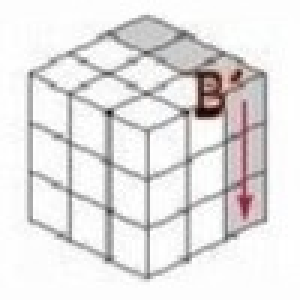
//> input picture imgs/B'.jpg, 100 x 100 px, given in place of the camera (shown 3 times larger)
$ ./main 3   (built with g++ and OpenCV 4)
//> lines starting //> are read from the running program, lines starting //| are printed output that depends on the picture; after the words box and inside, x2 and y2 are one past the last pixel; in counts of white or black regions, pixels touching at a corner belong together
### cppkociemba/include/cache_manager.h
#ifndef __PRUNETABLE_HELPERS_H__
#define __PRUNETABLE_HELPERS_H__

#include <iostream>
#include <fstream>
#include <filesystem>

bool read_cache(const std::filesystem::path &cache_dir, const std::filesystem::path &name, void *ptr, std::size_t len);
void write_cache(const std::filesystem::path &cache_dir, const std::filesystem::path &name, void *ptr, std::size_t len);

#endif

### cppkociemba/include/cubestate.h
#ifndef __CUBESTATE_H__
#define __CUBESTATE_H__

#include <iostream>

#include "cube.h"

using namespace cube;

struct CubeState
{
    Corner cornersPermutation[8] = {URF, UFL, ULB, UBR, DFR, DLF, DBL, DRB};
    char cornersOrientation[8] = {0, 0, 0, 0, 0, 0, 0, 0};
    Edge edgesPermutation[12] = {UR, UF, UL, UB, DR, DF, DL, DB, FR, FL, BL, BR};
    char edgesOrientation[12] = {0, 0, 0, 0, 0, 0, 0, 0, 0, 0, 0, 0};
};

// forward declaration
struct CubeFace;

CubeState *get_cubestate_after_move();

int Cnk(int n, int k);

template <typename T>
void rotate_left(T* arr, int l, int r);

template <typename T>
void rotate_right(T* arr, int l, int r);

CubeFace to_CubeFace(CubeState &state);

void corner_multiply(CubeState &lhs, CubeState &rhs);
void edge_multiply(CubeState &lhs, CubeState &rhs);
void multiply(CubeState &lhs, CubeState &rhs);

void inv_cubestate(CubeState &state, CubeState &c);

int get_twist(CubeState &state);
void set_twist(CubeState &state, int twist);

int get_flip(CubeState &state);
void set_flip(CubeState &state, int flip);

int corner_parity(CubeState &state);
int edge_parity(CubeState &state);

int get_FR_to_BR(CubeState &state);
void set_FR_to_BR(CubeState &state, int idx);

int get_URF_to_DLF(CubeState &state);
void set_URF_to_DLF(CubeState &state, int idx);

int get_UR_to_DF(CubeState &state);
void set_UR_to_DF(CubeState &state, int idx);

int get_UR_to_UL(CubeState &cubiecube);
void set_UR_to_UL(CubeState &cubiecube, int idx);
int get_UB_to_DF(CubeState &cubiecube);
void set_UB_to_DF(CubeState &cubiecube, int idx);
int get_URF_to_DLB(CubeState &cubiecube);
void set_URF_to_DLB(CubeState &cubiecube, int idx);
int get_UR_to_BR(CubeState &cubiecube);
void set_UR_to_BR(CubeState &cubiecube, int idx);

int verify(CubeState &state);

int get_UR_to_DF_standalone(int idx1, int idx2);

#endif

### cppkociemba/include/cubeface.h
#ifndef __CUBEFACE_H__
#define __CUBEFACE_H__

#include <iostream>
#include <array>
#include <memory>

#include "cube.h"

using namespace cube;

// Cube on the block level
struct CubeFace
{
    std::array<ColorFace, 54> block = {U, U, U, U, U, U, U, U, U,
                                       R, R, R, R, R, R, R, R, R,
                                       F, F, F, F, F, F, F, F, F,
                                       D, D, D, D, D, D, D, D, D,
                                       L, L, L, L, L, L, L, L, L,
                                       B, B, B, B, B, B, B, B, B};
};

// forward declaration
struct CubeState;

// Map the corner positions to block positions. cornerblock[URF.ordinal()][0] e.g. gives the position of the
// block in the URF corner position, which defines the orientation.<br>
// cornerblock[URF.ordinal()][1] and cornerblock[URF.ordinal()][2] give the position of the other two blocks
// of the URF corner (clockwise).
extern Block cornerBlock[8][3];

// Map the edge positions to block positions. edgeblock[UR.ordinal()][0] e.g. gives the position of the block in
// the UR edge position, which defines the orientation.<br>
// edgeblock[UR.ordinal()][1] gives the position of the other block
extern Block edgeBlock[12][2];

// Map the corner positions to block colors.
extern ColorFace cornerColor[8][3];

// Map the edge positions to block colors.
extern ColorFace edgeColor[12][2];

CubeFace string_to_cubeface(const std::string &cubeString);
std::string cubeface_to_string(const CubeFace &cubeface);
CubeState to_CubeState(const CubeFace &cubeface);

#endif

### cppkociemba/include/kociemba.h
#ifndef __SEARCH_H__
#define __SEARCH_H__

#include <iostream>
#include <vector>
#include <filesystem>

/**
 * Parses the solution string and returns a vector of individual moves.
 *
 * @param steps The solution string to parse.
 * @return A vector of strings representing individual moves.
 */
std::vector<std::string> parse_steps(const std::string &steps);

/**
 * Computes the solver string for a given cube.
 *
 * @param cubeString
 *          is the cube definition string, see {@link Facelet} for the format.
 *
 * @param maxDepth
 *          defines the maximal allowed maneuver length. For random cubes, a maxDepth of 21 usually will return a
 *          solution in less than 0.5 seconds. With a maxDepth of 20 it takes a few seconds on average to find a
 *          solution, but it may take much longer for specific cubes.
 *
 *@param timeOut
 *          defines the maximum computing time of the method in seconds. If it does not return with a solution, it returns with
 *          an error code.
 *
 * @param useSeparator
 *          determines if a " . " separates the phase1 and phase2 parts of the solver string like in F' R B R L2 F .
 *          U2 U D for example.<br>
 * @return The solution string.
 */
std::string kociemba(const std::string &cubeString, int maxDepth = 24, int timeOut = 1000, const std::filesystem::path &cache_dir  = "./cache");

#endif

### src/main.cpp
#include <iostream>
#include <vector>
#include <map>
#include <opencv2/opencv.hpp>

#include "kociemba.h"
#include "cube.h"

using namespace cube;

std::map<cube::Side, std::vector<cube::Color>> state = {
    {up, {white, white, white, white, white, white, white, white, white}},
    {right, {white, white, white, white, white, white, white, white, white}},
    {front, {white, white, white, white, white, white, white, white, white}},
    {down, {white, white, white, white, white, white, white, white, white}},
    {left, {white, white, white, white, white, white, white, white, white}},
    {back, {white, white, white, white, white, white, white, white, white}}};

std::map<cube::Color, cv::Scalar> color = {
    {red, cv::Scalar(0, 0, 255)},
    {orange, cv::Scalar(0, 128, 255)},
    {blue, cv::Scalar(255, 0, 0)},
    {green, cv::Scalar(0, 255, 0)},
    {white, cv::Scalar(255, 255, 255)},
    {yellow, cv::Scalar(0, 255, 255)},
};

std::map<cube::Side, std::vector<cv::Point>> stickers = {
    {cube::Side::main, {{200, 120}, {300, 120}, {400, 120}, {200, 220}, {300, 220}, {400, 220}, {200, 320}, {300, 320}, {400, 320}}},
    {current, {{20, 20}, {54, 20}, {88, 20}, {20, 54}, {54, 54}, {88, 54}, {20, 88}, {54, 88}, {88, 88}}},
    {preview, {{20, 130}, {54, 130}, {88, 130}, {20, 164}, {54, 164}, {88, 164}, {20, 198}, {54, 198}, {88, 198}}},
    {left, {{50, 280}, {94, 280}, {138, 280}, {50, 324}, {94, 324}, {138, 324}, {50, 368}, {94, 368}, {138, 368}}},
    {front, {{188, 280}, {232, 280}, {276, 280}, {188, 324}, {232, 324}, {276, 324}, {188, 368}, {232, 368}, {276, 368}}},
    {right, {{326, 280}, {370, 280}, {414, 280}, {326, 324}, {370, 324}, {414, 324}, {326, 368}, {370, 368}, {414, 368}}},
    {up, {{188, 128}, {232, 128}, {276, 128}, {188, 172}, {232, 172}, {276, 172}, {188, 216}, {232, 216}, {276, 216}}},
    {down, {{188, 434}, {232, 434}, {276, 434}, {188, 478}, {232, 478}, {276, 478}, {188, 522}, {232, 522}, {276, 522}}},
    {back, {{464, 280}, {508, 280}, {552, 280}, {464, 324}, {508, 324}, {552, 324}, {464, 368}, {508, 368}, {552, 368}}},
};

std::map<cube::Side, std::pair<std::pair<char, cv::Point>, std::tuple<char, cv::Scalar, cv::Point>>> textPoints = {
    {up, {{'U', {242, 202}}, {'W', {255, 255, 255}, {260, 208}}}},
    {right, {{'R', {380, 354}}, {'R', {0, 0, 255}, {398, 360}}}},
    {front, {{'F', {242, 354}}, {'G', {0, 255, 0}, {260, 360}}}},
    {down, {{'D', {242, 508}}, {'Y', {0, 255, 255}, {260, 514}}}},
    {left, {{'L', {104, 354}}, {'O', {0, 165, 255}, {122, 360}}}},
    {back, {{'B', {518, 354}}, {'B', {255, 0, 0}, {536, 360}}}},
};

// [16 lines left out: function color_detect, not called in this run]

void draw_stickers(cv::Mat &frame, std::map<Side, std::vector<cv::Point>> &stickers, Side name)
{
    for (auto &point : stickers[name])
    {
        cv::rectangle(frame, cv::Rect(point.x, point.y, 30, 30), cv::Scalar(255, 255, 255), 2);
    }
}

void draw_preview_stickers(cv::Mat &frame, std::map<Side, std::vector<cv::Point>> &stickers)
{
    auto stick = {Side::front, Side::back, Side::left, Side::right, Side::up, Side::down};
    for (auto &name : stick)
    {
        for (auto &point : stickers[name])
        {
            cv::rectangle(frame, cv::Rect(point.x, point.y, 40, 40), cv::Scalar(255, 255, 255), 2);
        }
    }
}

void text_on_preview_stickers(cv::Mat &frame)
{
    auto stick = {Side::front, Side::back, Side::left, Side::right, Side::up, Side::down};

    for (auto &face : stick)
    {
        for (int i = 0; i < 9; ++i)
        {
            cv::putText(frame, {textPoints[face].first.first}, textPoints[face].first.second, cv::FONT_HERSHEY_SIMPLEX, 1, {0, 0, 0}, 1, cv::LINE_AA);
            cv::putText(frame, {std::get<0>(textPoints[face].second)}, std::get<2>(textPoints[face].second), cv::FONT_HERSHEY_SIMPLEX, 0.5, std::get<1>(textPoints[face].second), 1, cv::LINE_AA);
        }
    }
}

void fill_stickers(cv::Mat &frame, std::map<Side, std::vector<cv::Point>> &stickers, std::map<Side, std::vector<Color>> &sides)
{
    for (auto &side : sides)
    {
        int num = 0;
        for (auto &point : stickers[side.first])
        {
            cv::rectangle(frame, cv::Rect(point.x, point.y, 40, 40), color[side.second[num]], -1);
            num++;
        }
    }
}

void precess_frame(cv::Mat &img, cv::Mat &preview, std::vector<Color> &current_state)
{
    std::vector<cv::Vec3b> hsv(9);
    cv::Mat frame;

    cv::cvtColor(img, frame, cv::COLOR_BGR2HSV);
    cv::blur(frame, frame, cv::Size(5, 5));

    draw_stickers(img, stickers, Side::main);
    draw_stickers(img, stickers, Side::current);
    draw_preview_stickers(preview, stickers);
    fill_stickers(preview, stickers, state);
    text_on_preview_stickers(preview);

    for (int i = 0; i < 9; ++i)
    {
        cv::Vec3i sum = cv::Vec3i(0, 0, 0);
        int spacing = 6;
        for (int dx = spacing; dx < 30; dx += spacing)
        {
            for (int dy = spacing; dy < 30; dy += spacing)
            {
                sum += cv::Vec3i(frame.at<cv::Vec3b>(stickers[Side::main][i] + cv::Point{dx, dy}));
            }
        }
        hsv[i] = cv::Vec3b(sum / std::pow(((30 / spacing) - 1), 2));
    }

    int a = 0;
    for (const auto &point : stickers[Side::current])
    {
        Color color_name = color_detect(hsv[a]);
        cv::rectangle(img, cv::Rect(point.x, point.y, 30, 30), color[color_name], -1);
        current_state.at(a++) = color_name;
    }
}

// [35 lines left out: functions load_images, concatenate_images, not called in this run]

int main(int argc, char **argv)
{
    int cameraIndex = 0;
    if (argc > 1)
    {
        cameraIndex = std::stoi(argv[1]);
    }
    cv::VideoCapture cap(cameraIndex);
    if (!cap.isOpened())
    {
        std::cerr << "Error: Unable to open camera" << std::endl;
        return 1;
    }
    cv::Mat img, frame, preview{cv::Mat::zeros(700, 700, CV_8UC3)};
    int check_state{0};

    while (true)
    {
        std::vector<cube::Color> current_state(9);

        cap >> img;
//> img is the input picture: 100 rows x 100 cols, CV_8UC3; mean B, G, R 226.6, 226.7, 228.6
        if (img.empty())
        {
            std::cerr << "Error: Unable to capture frame" << std::endl;
            break;
        }

        precess_frame(img, preview, current_state);
//> in precess_frame, `cv::cvtColor(img, frame, cv::COLOR_BGR2HSV);`: frame: 100 rows x 100 cols, CV_8UC3; mean H, S, V 20.4, 4.3, 228.8
//> in precess_frame, `cv::blur(frame, frame, cv::Size(5, 5));`: frame: 100 rows x 100 cols, CV_8UC3; mean H, S, V 20.4, 4.3, 228.8
//> the loop in draw_stickers, `for (auto &point : stickers[name])` made 9 passes
//> point on passes 1 to 9: Point(200, 120), Point(300, 120), Point(400, 120), Point(200, 220), Point(300, 220), Point(400, 220), Point(200, 320), Point(300, 320), Point(400, 320)
//> in precess_frame, `draw_stickers(img, stickers, Side::main);`: stickers = 9 items
//> the loop in draw_stickers (call 2), `for (auto &point : stickers[name])` made 9 passes
//> point on passes 1 to 9: Point(20, 20), Point(54, 20), Point(88, 20), Point(20, 54), Point(54, 54), Point(88, 54), Point(20, 88), Point(54, 88), Point(88, 88)
//> after the loop in draw_stickers (call 2), `for (auto &point : stickers[name])`:
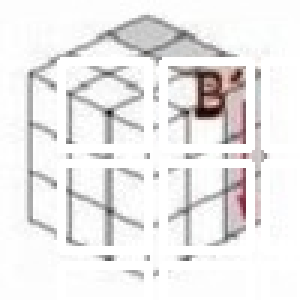
//> frame: 100 rows x 100 cols, CV_8UC3 (shown 3 times larger); mean B, G, R 234, 234.1, 235.5
//> after the loop in draw_preview_stickers, `for (auto &name : stick)`:
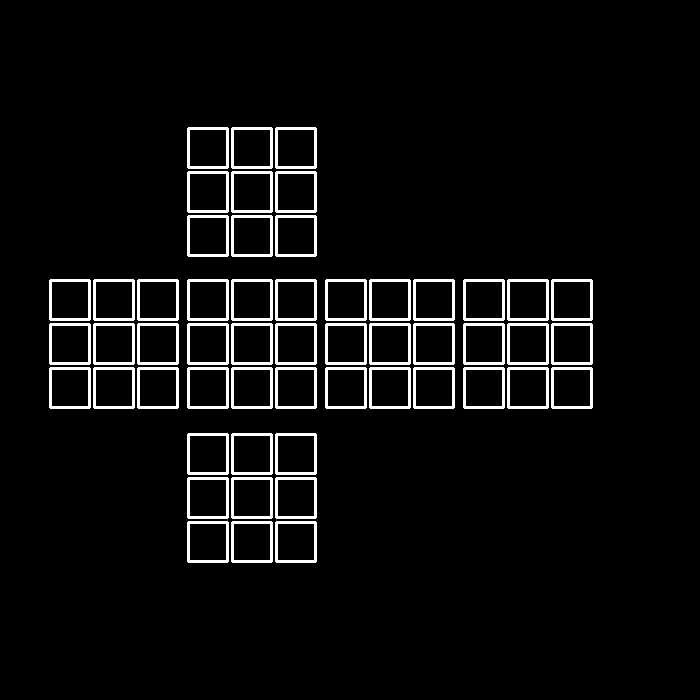
//> frame: 700 rows x 700 cols, CV_8UC3; 5.1% white; 54 white regions, largest, box (x1, y1, x2, y2) and area: (187, 127, 229, 169) 464, (231, 127, 273, 169) 464, (275, 127, 317, 169) 464
//> the loop in fill_stickers, `for (auto &side : sides)` made 6 passes
//> after the loop in fill_stickers, `for (auto &side : sides)`:
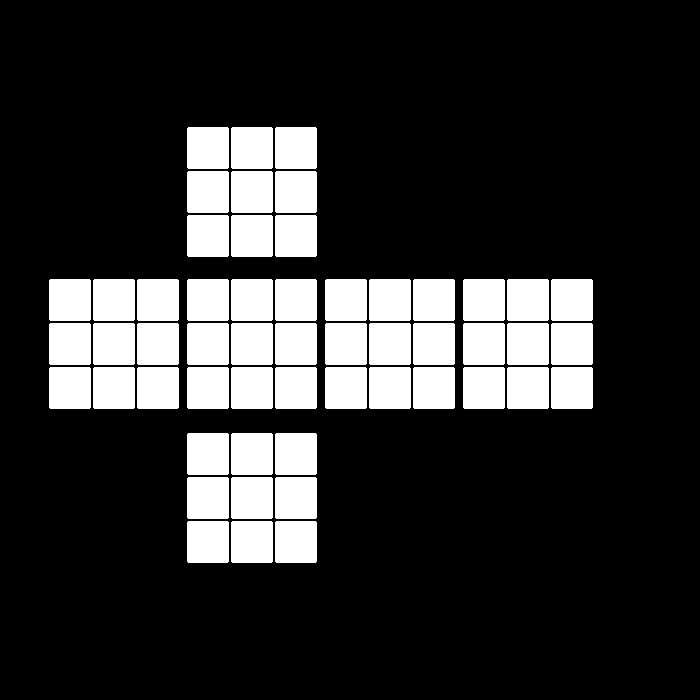
//> frame: 700 rows x 700 cols, CV_8UC3; 19.4% white; 54 white regions, largest, box (x1, y1, x2, y2) and area: (187, 127, 229, 169) 1760, (231, 127, 273, 169) 1760, (275, 127, 317, 169) 1760
//> after the loop in fill_stickers, `for (auto &side : sides)`: color = 6 items
//> after the loop in text_on_preview_stickers, `for (auto &face : stick)`:
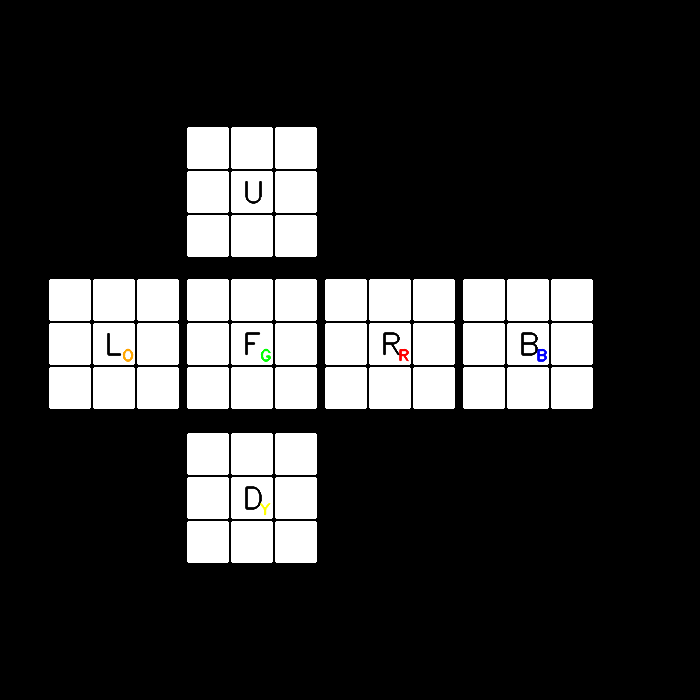
//> frame: 700 rows x 700 cols, CV_8UC3; 0.28% of pixels changed, all inside (x1, y1, x2, y2) = (107, 181, 547, 516)
//> (the run ends here: the program crashes, at `int spacing = 6;`)

$ run again, on imgs/B2.jpg
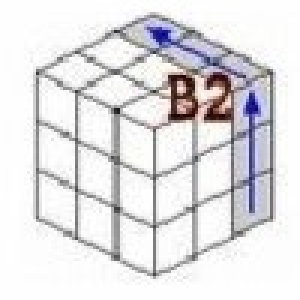
//> input picture imgs/B2.jpg, 100 x 100 px, given in place of the camera (shown 3 times larger)
//> img is the input picture: 100 rows x 100 cols, CV_8UC3; mean B, G, R 226.1, 223.9, 225.2
//> the loop in draw_stickers, `for (auto &point : stickers[name])` made 9 passes
//> point on passes 1 to 8: Point(200, 120), Point(300, 120), Point(400, 120), Point(200, 220), Point(300, 220), Point(400, 220), Point(200, 320), Point(300, 320)
//> stickers = 9 items
//> the loop in draw_stickers (call 2), `for (auto &point : stickers[name])` made 9 passes
//> point on passes 1 to 8: Point(20, 20), Point(54, 20), Point(88, 20), Point(20, 54), Point(54, 54), Point(88, 54), Point(20, 88), Point(54, 88)
//> after the loop in draw_stickers (call 2), `for (auto &point : stickers[name])`:
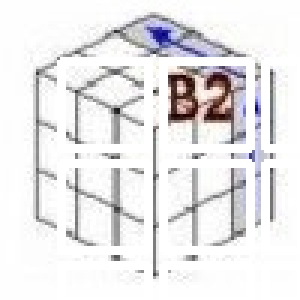
//> frame: 100 rows x 100 cols, CV_8UC3 (shown 3 times larger); mean B, G, R 232.6, 231.3, 232.5
//> the loop in fill_stickers, `for (auto &side : sides)` made 6 passes
//> after the loop in fill_stickers, `for (auto &side : sides)`: color = 6 items

$ run again, on imgs/D'.jpg
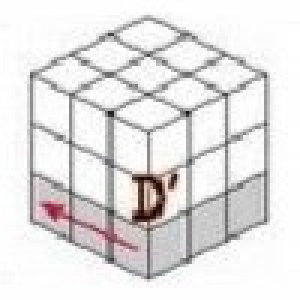
//> input picture imgs/D'.jpg, 100 x 100 px, given in place of the camera (shown 3 times larger)
//> img is the input picture: 100 rows x 100 cols, CV_8UC3; mean B, G, R 225.6, 225.6, 227.5
//> the loop in draw_stickers, `for (auto &point : stickers[name])` made 9 passes
//> point on passes 1 to 8: Point(200, 120), Point(300, 120), Point(400, 120), Point(200, 220), Point(300, 220), Point(400, 220), Point(200, 320), Point(300, 320)
//> stickers = 9 items
//> the loop in draw_stickers (call 2), `for (auto &point : stickers[name])` made 9 passes
//> point on passes 1 to 8: Point(20, 20), Point(54, 20), Point(88, 20), Point(20, 54), Point(54, 54), Point(88, 54), Point(20, 88), Point(54, 88)
//> after the loop in draw_stickers (call 2), `for (auto &point : stickers[name])`:
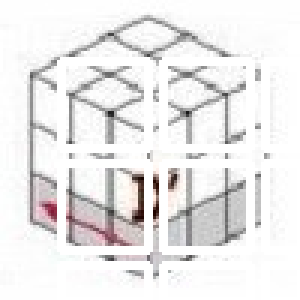
//> frame: 100 rows x 100 cols, CV_8UC3 (shown 3 times larger); mean B, G, R 233.9, 233.8, 235.2
//> the loop in fill_stickers, `for (auto &side : sides)` made 6 passes
//> after the loop in fill_stickers, `for (auto &side : sides)`: color = 6 items

$ run again, on imgs/D.jpg
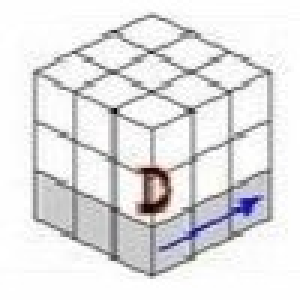
//> input picture imgs/D.jpg, 100 x 100 px, given in place of the camera (shown 3 times larger)
//> img is the input picture: 100 rows x 100 cols, CV_8UC3; mean B, G, R 227, 225.9, 226.5
//> the loop in draw_stickers, `for (auto &point : stickers[name])` made 9 passes
//> point on passes 1 to 8: Point(200, 120), Point(300, 120), Point(400, 120), Point(200, 220), Point(300, 220), Point(400, 220), Point(200, 320), Point(300, 320)
//> stickers = 9 items
//> the loop in draw_stickers (call 2), `for (auto &point : stickers[name])` made 9 passes
//> point on passes 1 to 8: Point(20, 20), Point(54, 20), Point(88, 20), Point(20, 54), Point(54, 54), Point(88, 54), Point(20, 88), Point(54, 88)
//> after the loop in draw_stickers (call 2), `for (auto &point : stickers[name])`:
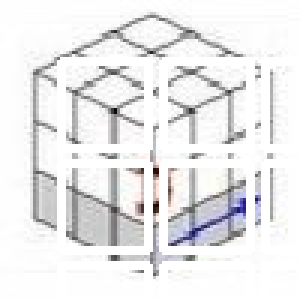
//> frame: 100 rows x 100 cols, CV_8UC3 (shown 3 times larger); mean B, G, R 235.1, 234.3, 234.5
//> the loop in fill_stickers, `for (auto &side : sides)` made 6 passes
//> after the loop in fill_stickers, `for (auto &side : sides)`: color = 6 items
